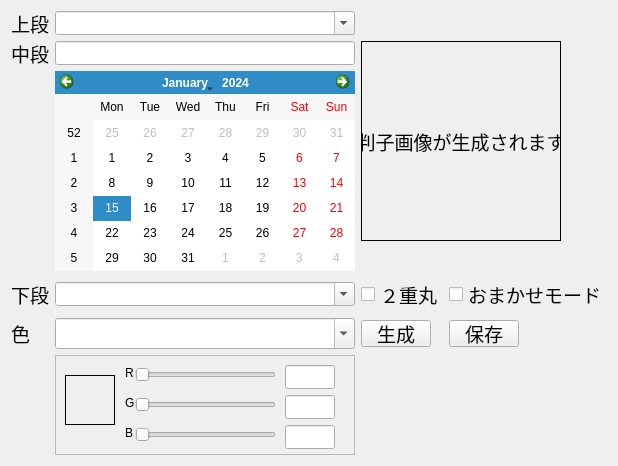
<?xml version="1.0" encoding="UTF-8"?>
<ui version="4.0">
 <class>Form</class>
 <widget class="QWidget" name="Form">
  <property name="geometry">
   <rect>
    <x>0</x>
    <y>0</y>
    <width>579</width>
    <height>447</height>
   </rect>
  </property>
  <property name="windowTitle">
   <string>Form</string>
  </property>
  <layout class="QGridLayout" name="gridLayout">
   <item row="13" column="2">
    <widget class="QComboBox" name="comboBox_color">
     <property name="font">
      <font>
       <pointsize>14</pointsize>
      </font>
     </property>
     <property name="editable">
      <bool>true</bool>
     </property>
    </widget>
   </item>
   <item row="2" column="2">
    <widget class="QCalendarWidget" name="calendarWidget">
     <property name="minimumSize">
      <size>
       <width>250</width>
       <height>200</height>
      </size>
     </property>
     <property name="maximumSize">
      <size>
       <width>300</width>
       <height>300</height>
      </size>
     </property>
    </widget>
   </item>
   <item row="13" column="5">
    <widget class="QPushButton" name="pushButton_save">
     <property name="maximumSize">
      <size>
       <width>70</width>
       <height>27</height>
      </size>
     </property>
     <property name="font">
      <font>
       <pointsize>14</pointsize>
      </font>
     </property>
     <property name="text">
      <string>保存</string>
     </property>
    </widget>
   </item>
   <item row="13" column="4">
    <widget class="QPushButton" name="pushButton_create">
     <property name="maximumSize">
      <size>
       <width>70</width>
       <height>27</height>
      </size>
     </property>
     <property name="font">
      <font>
       <pointsize>14</pointsize>
      </font>
     </property>
     <property name="text">
      <string>生成</string>
     </property>
    </widget>
   </item>
   <item row="4" column="2">
    <widget class="QComboBox" name="comboBox_btm">
     <property name="maximumSize">
      <size>
       <width>300</width>
       <height>24</height>
      </size>
     </property>
     <property name="font">
      <font>
       <pointsize>14</pointsize>
      </font>
     </property>
     <property name="editable">
      <bool>true</bool>
     </property>
    </widget>
   </item>
   <item row="4" column="0">
    <widget class="QLabel" name="label_2">
     <property name="maximumSize">
      <size>
       <width>50</width>
       <height>24</height>
      </size>
     </property>
     <property name="font">
      <font>
       <pointsize>14</pointsize>
      </font>
     </property>
     <property name="text">
      <string>下段</string>
     </property>
    </widget>
   </item>
   <item row="4" column="5">
    <widget class="QCheckBox" name="checkBox_special">
     <property name="font">
      <font>
       <pointsize>14</pointsize>
      </font>
     </property>
     <property name="text">
      <string>おまかせモード</string>
     </property>
    </widget>
   </item>
   <item row="4" column="4">
    <widget class="QCheckBox" name="checkBox_double">
     <property name="font">
      <font>
       <pointsize>14</pointsize>
      </font>
     </property>
     <property name="text">
      <string>２重丸</string>
     </property>
    </widget>
   </item>
   <item row="1" column="0">
    <widget class="QLabel" name="label_3">
     <property name="maximumSize">
      <size>
       <width>50</width>
       <height>24</height>
      </size>
     </property>
     <property name="font">
      <font>
       <pointsize>14</pointsize>
      </font>
     </property>
     <property name="text">
      <string>中段</string>
     </property>
    </widget>
   </item>
   <item row="1" column="2">
    <widget class="QLineEdit" name="lineEdit_mid">
     <property name="maximumSize">
      <size>
       <width>300</width>
       <height>24</height>
      </size>
     </property>
     <property name="font">
      <font>
       <pointsize>14</pointsize>
      </font>
     </property>
    </widget>
   </item>
   <item row="0" column="2">
    <widget class="QComboBox" name="comboBox_top">
     <property name="maximumSize">
      <size>
       <width>300</width>
       <height>24</height>
      </size>
     </property>
     <property name="font">
      <font>
       <pointsize>14</pointsize>
      </font>
     </property>
     <property name="editable">
      <bool>true</bool>
     </property>
    </widget>
   </item>
   <item row="0" column="0">
    <widget class="QLabel" name="label">
     <property name="maximumSize">
      <size>
       <width>50</width>
       <height>24</height>
      </size>
     </property>
     <property name="font">
      <font>
       <pointsize>14</pointsize>
      </font>
     </property>
     <property name="text">
      <string>上段</string>
     </property>
    </widget>
   </item>
   <item row="0" column="4" rowspan="3" colspan="2">
    <widget class="QLabel" name="label_signature">
     <property name="minimumSize">
      <size>
       <width>200</width>
       <height>200</height>
      </size>
     </property>
     <property name="maximumSize">
      <size>
       <width>200</width>
       <height>200</height>
      </size>
     </property>
     <property name="font">
      <font>
       <pointsize>14</pointsize>
      </font>
     </property>
     <property name="frameShape">
      <enum>QFrame::Box</enum>
     </property>
     <property name="frameShadow">
      <enum>QFrame::Plain</enum>
     </property>
     <property name="text">
      <string>判子画像が生成されます</string>
     </property>
     <property name="alignment">
      <set>Qt::AlignCenter</set>
     </property>
    </widget>
   </item>
   <item row="13" column="0">
    <widget class="QLabel" name="label_5">
     <property name="font">
      <font>
       <pointsize>14</pointsize>
      </font>
     </property>
     <property name="text">
      <string>色</string>
     </property>
    </widget>
   </item>
   <item row="14" column="2">
    <widget class="QFrame" name="frame">
     <property name="minimumSize">
      <size>
       <width>300</width>
       <height>100</height>
      </size>
     </property>
     <property name="frameShape">
      <enum>QFrame::StyledPanel</enum>
     </property>
     <property name="frameShadow">
      <enum>QFrame::Raised</enum>
     </property>
     <widget class="QSlider" name="horizontalSlider_r">
      <property name="geometry">
       <rect>
        <x>80</x>
        <y>10</y>
        <width>141</width>
        <height>20</height>
       </rect>
      </property>
      <property name="maximum">
       <number>255</number>
      </property>
      <property name="orientation">
       <enum>Qt::Horizontal</enum>
      </property>
     </widget>
     <widget class="QSlider" name="horizontalSlider_g">
      <property name="geometry">
       <rect>
        <x>80</x>
        <y>40</y>
        <width>141</width>
        <height>20</height>
       </rect>
      </property>
      <property name="maximum">
       <number>255</number>
      </property>
      <property name="orientation">
       <enum>Qt::Horizontal</enum>
      </property>
     </widget>
     <widget class="QSlider" name="horizontalSlider_b">
      <property name="geometry">
       <rect>
        <x>80</x>
        <y>70</y>
        <width>141</width>
        <height>20</height>
       </rect>
      </property>
      <property name="maximum">
       <number>255</number>
      </property>
      <property name="orientation">
       <enum>Qt::Horizontal</enum>
      </property>
     </widget>
     <widget class="QLineEdit" name="lineEdit_r">
      <property name="enabled">
       <bool>true</bool>
      </property>
      <property name="geometry">
       <rect>
        <x>230</x>
        <y>10</y>
        <width>50</width>
        <height>24</height>
       </rect>
      </property>
      <property name="maximumSize">
       <size>
        <width>300</width>
        <height>24</height>
       </size>
      </property>
      <property name="font">
       <font>
        <pointsize>14</pointsize>
       </font>
      </property>
     </widget>
     <widget class="QLineEdit" name="lineEdit_g">
      <property name="enabled">
       <bool>true</bool>
      </property>
      <property name="geometry">
       <rect>
        <x>230</x>
        <y>40</y>
        <width>50</width>
        <height>24</height>
       </rect>
      </property>
      <property name="maximumSize">
       <size>
        <width>300</width>
        <height>24</height>
       </size>
      </property>
      <property name="font">
       <font>
        <pointsize>14</pointsize>
       </font>
      </property>
     </widget>
     <widget class="QLineEdit" name="lineEdit_b">
      <property name="enabled">
       <bool>true</bool>
      </property>
      <property name="geometry">
       <rect>
        <x>230</x>
        <y>70</y>
        <width>50</width>
        <height>24</height>
       </rect>
      </property>
      <property name="maximumSize">
       <size>
        <width>300</width>
        <height>24</height>
       </size>
      </property>
      <property name="font">
       <font>
        <pointsize>14</pointsize>
       </font>
      </property>
     </widget>
     <widget class="QLabel" name="label_color">
      <property name="geometry">
       <rect>
        <x>10</x>
        <y>20</y>
        <width>50</width>
        <height>50</height>
       </rect>
      </property>
      <property name="minimumSize">
       <size>
        <width>50</width>
        <height>50</height>
       </size>
      </property>
      <property name="maximumSize">
       <size>
        <width>50</width>
        <height>50</height>
       </size>
      </property>
      <property name="frameShape">
       <enum>QFrame::Box</enum>
      </property>
      <property name="text">
       <string/>
      </property>
     </widget>
     <widget class="QLabel" name="label_r">
      <property name="geometry">
       <rect>
        <x>70</x>
        <y>10</y>
        <width>16</width>
        <height>16</height>
       </rect>
      </property>
      <property name="text">
       <string>R</string>
      </property>
     </widget>
     <widget class="QLabel" name="label_g">
      <property name="geometry">
       <rect>
        <x>70</x>
        <y>40</y>
        <width>16</width>
        <height>16</height>
       </rect>
      </property>
      <property name="text">
       <string>G</string>
      </property>
     </widget>
     <widget class="QLabel" name="label_b">
      <property name="geometry">
       <rect>
        <x>70</x>
        <y>70</y>
        <width>16</width>
        <height>16</height>
       </rect>
      </property>
      <property name="text">
       <string>B</string>
      </property>
     </widget>
    </widget>
   </item>
  </layout>
 </widget>
 <tabstops>
  <tabstop>comboBox_top</tabstop>
  <tabstop>lineEdit_mid</tabstop>
  <tabstop>calendarWidget</tabstop>
  <tabstop>comboBox_btm</tabstop>
  <tabstop>comboBox_color</tabstop>
  <tabstop>horizontalSlider_r</tabstop>
  <tabstop>lineEdit_r</tabstop>
  <tabstop>horizontalSlider_g</tabstop>
  <tabstop>lineEdit_g</tabstop>
  <tabstop>horizontalSlider_b</tabstop>
  <tabstop>lineEdit_b</tabstop>
  <tabstop>checkBox_double</tabstop>
  <tabstop>checkBox_special</tabstop>
  <tabstop>pushButton_create</tabstop>
  <tabstop>pushButton_save</tabstop>
 </tabstops>
 <resources/>
 <connections/>
</ui>
